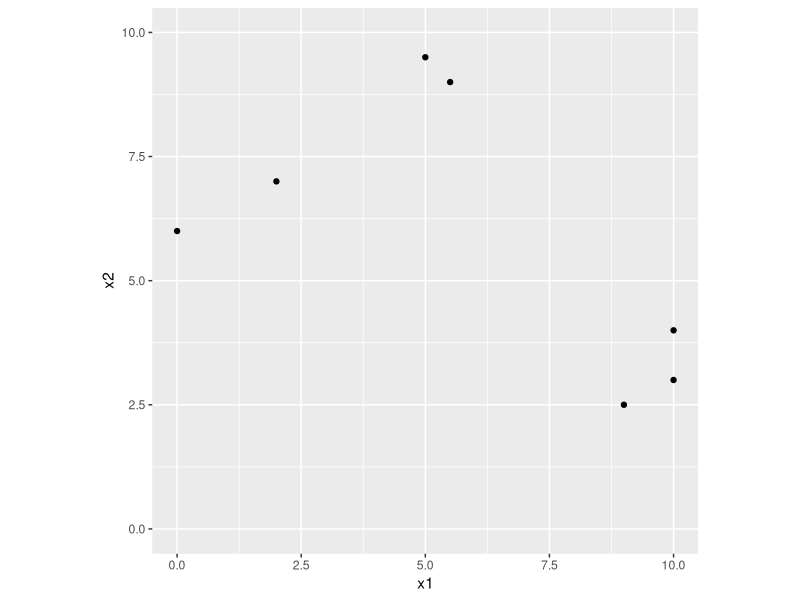
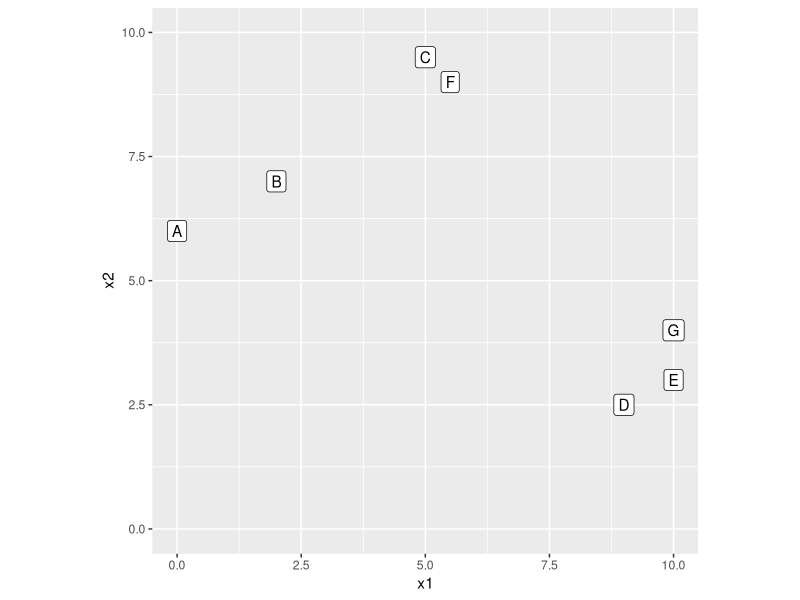
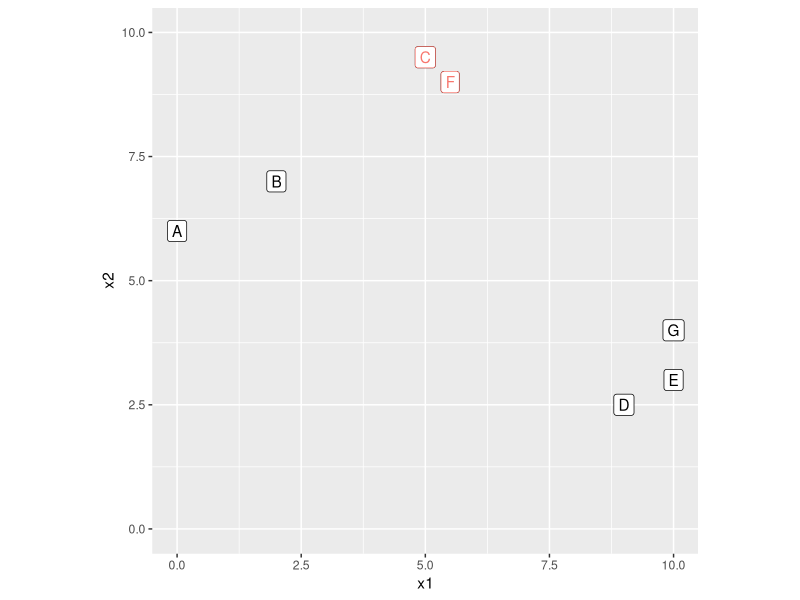
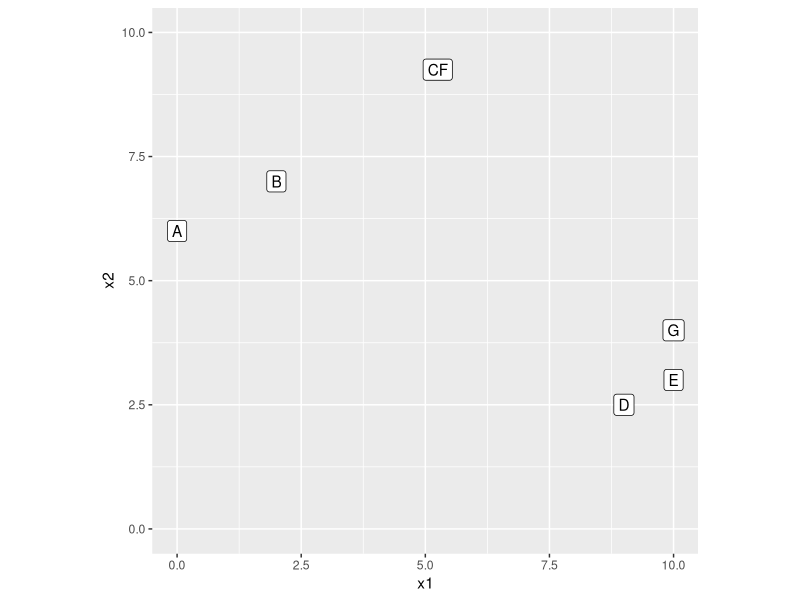
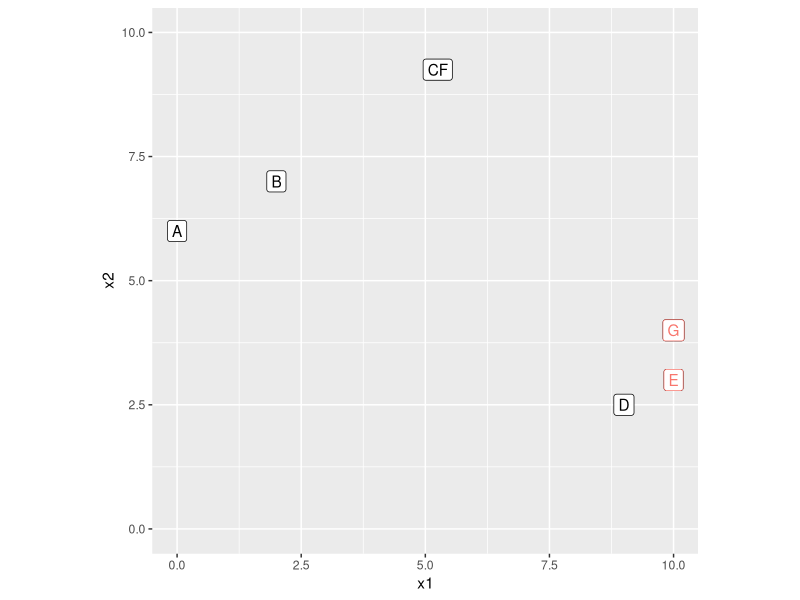
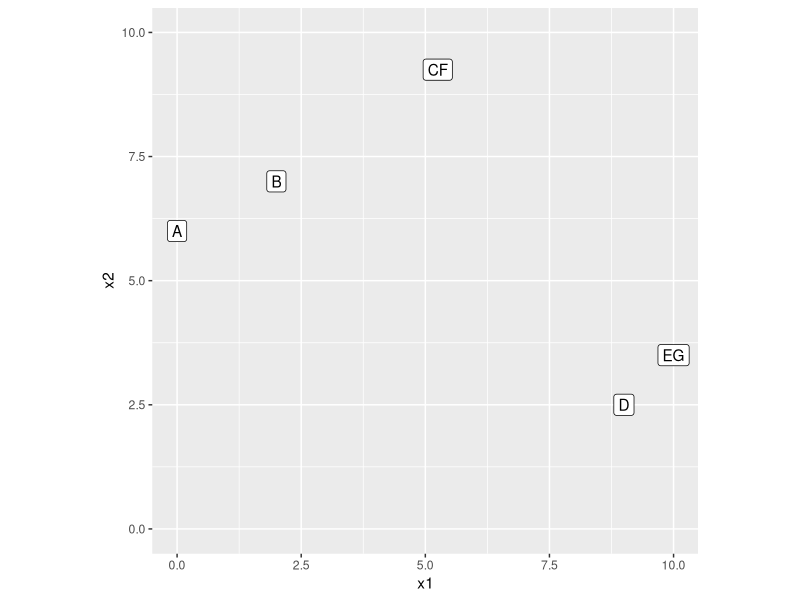
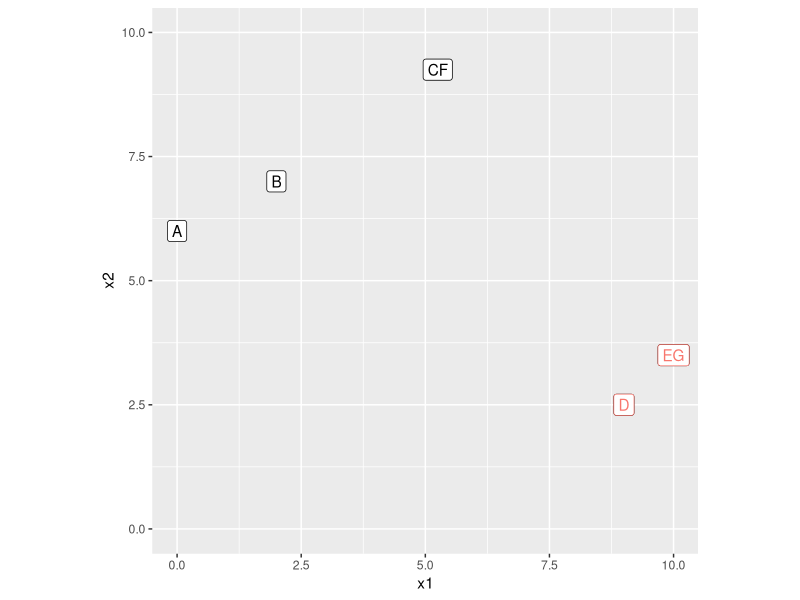
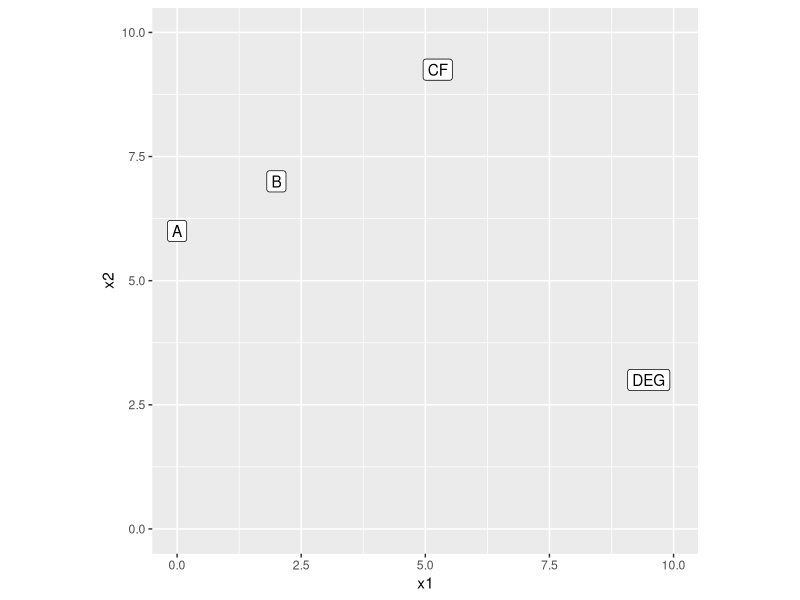

These figures' R source, in order:
## ---- chunk 1

# R markdown options
knitr::opts_chunk$set(echo = FALSE, 
                      
                      fig.width = 10,
                      fig.height = 5,
                      fig.align = "center", 
                      message = FALSE,
                      warning = FALSE)

# Load packages
library(tidyverse)
## ---- chunk 2
library(tidyverse)
library(ggplot2)
library(knitr)

euc.dist = function(x1, x2){sqrt(sum((x1 - x2) ^ 2))}

# Use this example for non-unique solution
# d1 = as_tibble(data.frame(
#   x1 = c(1, 2, 3, 4, 15, 10, 11, 11, 12, 15, 11, 10, 20, 30, 25, 22, 29, 20, 31, 44, 17, 18, 19, 20), 
#   x2 = c(5, 6, 8, 8, 4,  20, 22, 27, 30, 23, 10, 15, 33, 44, 19, 14, 19, 22, 19, 20, 44, 11, 22, 37)))



d1 = as_tibble(data.frame(
     x1 = c(0,  2,  5,   9,    10,  5.5,  10), 
     x2 = c(6,    7,  9.5, 2.5,  3,   9,    4),
  cluster = c("A","B", "C",  "D",  "E", "F", "G")))
kable(d1 %>% select(cluster, x1, x2))
## ---- chunk 3
row.names(d1) = d1$cluster
ggplot(data = d1, aes(x = x1, y=x2, label = cluster))+
  geom_point()+
  coord_fixed()+
  xlim(0, 10)+
  ylim(0,10)
## ---- chunk 4
ggplot(data = d1, aes(x = x1, y=x2, label = cluster))+
  geom_point()+
  geom_label()+
  coord_fixed()+
  xlim(0, 10)+
  ylim(0,10)
## ---- chunk 5
h_cluster <- function(dd, plot_pair = TRUE, plot_group = TRUE)
{
  m = dist(as.matrix(dd[,c(1,2)]))
  min_dist = min(m)
  m = as.matrix(m)
  ind = which(m==min_dist, arr.ind=TRUE)
  cluster_new = dd[ind[2,],] %>% select(-cluster) %>% summarise_all(mean)
  cluster_new$cluster = paste(dd$cluster[ind[2,]],collapse = '')
  r = rbind(dd[-ind[2,],],cluster_new)
  
  
  library(tidyverse)
  library(ggplot2)
  
  if(plot_pair)
  {
  p1 <-  ggplot(data = dd, aes(x = x1, y=x2, label = cluster, show.legend = FALSE))+
  geom_point()+
  geom_label()+
  coord_fixed()+
  # geom_point(data = dd[ind[2,],], aes(x=x1, y=x2),  color = 'red')+ 
  geom_label(data = dd[ind[2,],], aes(color = 'red'), show.legend = FALSE)+
  coord_fixed()+
  xlim(0, 10)+
  ylim(0,10)
  print(p1) 
  }
  
  if(plot_group)
  {
    p2 <-  ggplot(data = r, aes(x = x1, y=x2, label = cluster, show.legend = FALSE))+
  geom_point()+
  geom_label()+
  coord_fixed()
  print(p2) 
  }
  
  return(r)
}

# break downs h_cluster functions into three functions for simplicity

h_cluster2 <- function(dd)
{
   library(tidyverse)
  m = dist(as.matrix(dd[,c(1,2)]))
  min_dist = min(m)
  m = as.matrix(m)
  ind = which(m==min_dist, arr.ind=TRUE)
  cluster_new = dd[ind[2,],] %>% select(-cluster) %>% summarise_all(mean)
  cluster_new$cluster = paste(dd$cluster[ind[2,]],collapse = '')
  r = rbind(dd[-ind[2,],],cluster_new)
  return(r)
}

plot_pair <- function(dd)
{
  library(tidyverse)
  library(ggplot2)
  m = dist(as.matrix(dd[,c(1,2)]))
  min_dist = min(m)
  m = as.matrix(m)
  ind = which(m==min_dist, arr.ind=TRUE)
  
  p1 <-  ggplot(data = dd, aes(x = x1, y=x2, label = cluster, show.legend = FALSE))+
  geom_point()+
  geom_label()+
  coord_fixed()+
  # geom_point(data = dd[ind[2,],], aes(x=x1, y=x2),  color = 'red')+ 
  geom_label(data = dd[ind[2,],], aes(color = 'red'), show.legend = FALSE)+
  coord_fixed()+
  xlim(0, 10)+
  ylim(0,10)
  print(p1) 

}

plot_group <- function(dd)
{
  library(tidyverse)
  library(ggplot2)
  
  m = dist(as.matrix(dd[,c(1,2)]))
  min_dist = min(m)
  m = as.matrix(m)
  ind = which(m==min_dist, arr.ind=TRUE)
  cluster_new = dd[ind[2,],] %>% select(-cluster) %>% summarise_all(mean)
  cluster_new$cluster = paste(dd$cluster[ind[2,]],collapse = '')
  r = rbind(dd[-ind[2,],],cluster_new)
  
  p2 <-  ggplot(data = r, aes(x = x1, y=x2, label = cluster, show.legend = FALSE))+
  geom_point()+
  geom_label()+
  coord_fixed()+
  xlim(0, 10)+
  ylim(0,10)
  print(p2) 
}

h_cluster3 <- function(dd)
{
  # output the min distance for graphing
   library(tidyverse)
  m = dist(as.matrix(dd[,c(1,2)]))
  min_dist = min(m)
  return(round(min_dist,2))
}

## ---- chunk 6
d2 <-  d1
plot_pair(d2)
## ---- chunk 7
plot_group(d2)
## ---- chunk 8
d2 <- h_cluster2(d2)
plot_pair(d2)
## ---- chunk 9
plot_group(d2)
## ---- chunk 10
d2 <- h_cluster2(d2)
plot_pair(d2)
## ---- chunk 11
plot_group(d2)
## ---- chunk 12
d2 <- h_cluster2(d2)
plot_pair(d2)
## ---- chunk 13
plot_group(d2)
## ---- chunk 14
d2 <- h_cluster2(d2)
plot_pair(d2)
## ---- chunk 15
plot_group(d2)
## ---- chunk 16
d2 <- h_cluster2(d2)
plot_pair(d2)
## ---- chunk 17
plot_group(d2)
## ---- chunk 18
d_cal = d1
kable(d_cal %>% select(cluster, x1, x2))
## ---- chunk 19
d = as.matrix(d_cal[,c(1,2)])
row.names(d) = d_cal$cluster

m = round(dist(d, diag = TRUE, upper = TRUE),2)

kable(as.matrix(m))
## ---- chunk 20
d_cal = h_cluster2(d_cal)
kable(d_cal %>% select(cluster, x1, x2))
## ---- chunk 21
d = as.matrix(d_cal[,c(1,2)])
row.names(d) = d_cal$cluster

m = round(dist(d, diag = TRUE, upper = TRUE),2)

kable(as.matrix(m))
## ---- chunk 22
d_cal = h_cluster2(d_cal)
kable(d_cal %>% select(cluster, x1, x2))
## ---- chunk 23
d = as.matrix(d_cal[,c(1,2)])
row.names(d) = d_cal$cluster

m = round(dist(d, diag = TRUE, upper = TRUE),2)

kable(as.matrix(m))
## ---- chunk 24
d_cal = h_cluster2(d_cal)
kable(d_cal %>% select(cluster, x1, x2))
## ---- chunk 25
d = as.matrix(d_cal[,c(1,2)])
row.names(d) = d_cal$cluster

m = round(dist(d, diag = TRUE, upper = TRUE),2)

kable(as.matrix(m))
## ---- chunk 26
d_cal = h_cluster2(d_cal)
kable(d_cal %>% select(cluster, x1, x2))
## ---- chunk 27
d = as.matrix(d_cal[,c(1,2)])
row.names(d) = d_cal$cluster

m = round(dist(d, diag = TRUE, upper = TRUE),2)

kable(as.matrix(m))
## ---- chunk 28
d_cal = h_cluster2(d_cal)
kable(d_cal %>% select(cluster, x1, x2))
## ---- chunk 29
d_cal = h_cluster2(d_cal)
kable(d_cal %>% select(cluster, x1, x2))
## ---- chunk 30
d1 = as_tibble(data.frame(
     x1 = c(0,    2,  5,   9,  1), 
     x2 = c(6,    7,  9,   2,  3),
  Point = c("A","B", "C",  "D",  "E")))
kable(d1 %>% select(Point, x1, x2))
